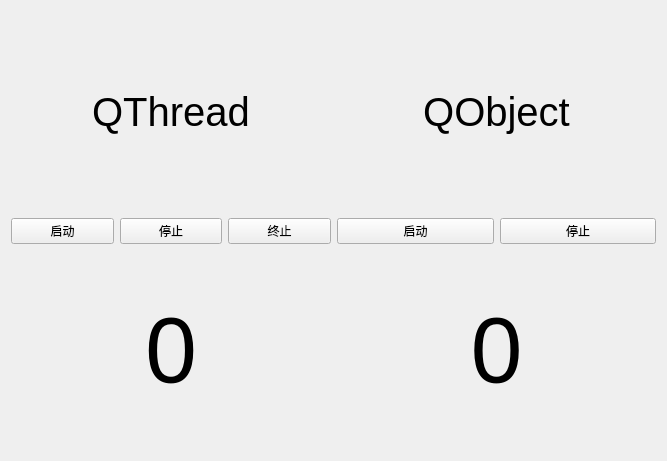
<?xml version="1.0" encoding="UTF-8"?>
<ui version="4.0">
 <class>QDlgThreadTimerClass</class>
 <widget class="QWidget" name="QDlgThreadTimerClass">
  <property name="geometry">
   <rect>
    <x>0</x>
    <y>0</y>
    <width>667</width>
    <height>461</height>
   </rect>
  </property>
  <property name="windowTitle">
   <string>QDlgThreadTimer</string>
  </property>
  <layout class="QGridLayout" name="gridLayout">
   <item row="0" column="0">
    <widget class="QLabel" name="label">
     <property name="font">
      <font>
       <pointsize>30</pointsize>
      </font>
     </property>
     <property name="text">
      <string>QThread</string>
     </property>
     <property name="alignment">
      <set>Qt::AlignCenter</set>
     </property>
    </widget>
   </item>
   <item row="0" column="1">
    <widget class="QLabel" name="label_2">
     <property name="font">
      <font>
       <pointsize>30</pointsize>
      </font>
     </property>
     <property name="text">
      <string>QObject</string>
     </property>
     <property name="alignment">
      <set>Qt::AlignCenter</set>
     </property>
    </widget>
   </item>
   <item row="1" column="0">
    <layout class="QHBoxLayout" name="horizontalLayout">
     <item>
      <widget class="QPushButton" name="btnThreadStart">
       <property name="text">
        <string>启动</string>
       </property>
      </widget>
     </item>
     <item>
      <widget class="QPushButton" name="btnThreadEnd">
       <property name="text">
        <string>停止</string>
       </property>
      </widget>
     </item>
     <item>
      <widget class="QPushButton" name="btnOver">
       <property name="text">
        <string>终止</string>
       </property>
      </widget>
     </item>
    </layout>
   </item>
   <item row="1" column="1">
    <layout class="QHBoxLayout" name="horizontalLayout_2">
     <item>
      <widget class="QPushButton" name="btnObjectStart">
       <property name="text">
        <string>启动</string>
       </property>
      </widget>
     </item>
     <item>
      <widget class="QPushButton" name="btnObjectEnd">
       <property name="text">
        <string>停止</string>
       </property>
      </widget>
     </item>
    </layout>
   </item>
   <item row="2" column="0">
    <widget class="QLabel" name="labThreadTime">
     <property name="font">
      <font>
       <pointsize>70</pointsize>
      </font>
     </property>
     <property name="text">
      <string>0</string>
     </property>
     <property name="alignment">
      <set>Qt::AlignCenter</set>
     </property>
    </widget>
   </item>
   <item row="2" column="1">
    <widget class="QLabel" name="labObjectTime">
     <property name="font">
      <font>
       <pointsize>70</pointsize>
      </font>
     </property>
     <property name="text">
      <string>0</string>
     </property>
     <property name="alignment">
      <set>Qt::AlignCenter</set>
     </property>
    </widget>
   </item>
  </layout>
 </widget>
 <layoutdefault spacing="6" margin="11"/>
 <resources/>
 <connections/>
</ui>
